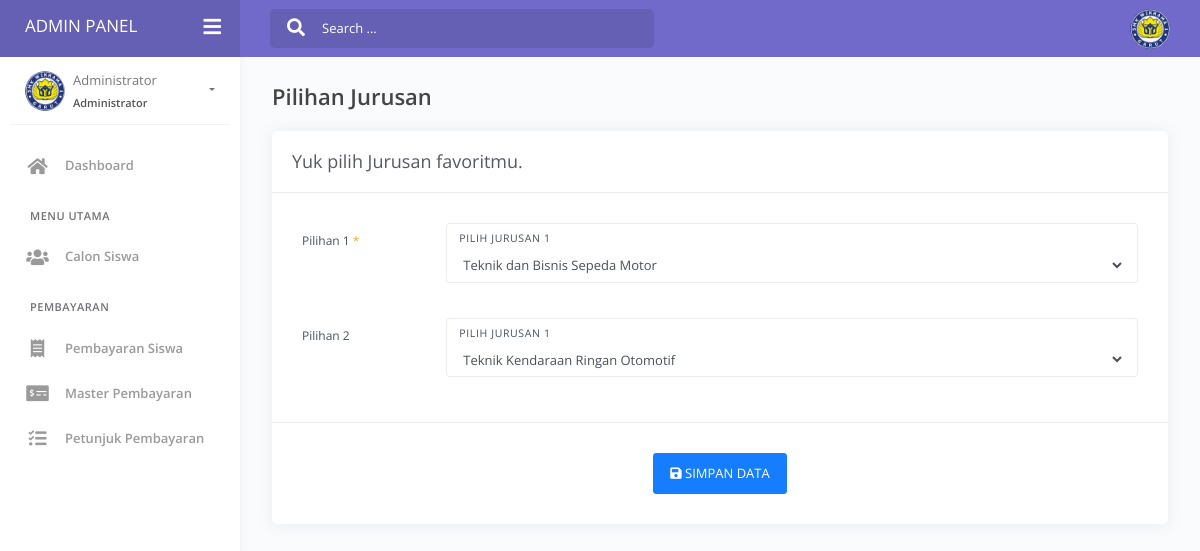
The page /panel/index.php?p=jurusan&id=378 (signed in) on the database its author committed.
### tables this page shows
CREATE TABLE `users` (
  `id` int(11) NOT NULL,
  `username` varchar(35) NOT NULL,
  `password` varchar(50) NOT NULL,
  `nama` varchar(50) NOT NULL,
  `email` varchar(32) NOT NULL,
  `level` int(11) NOT NULL
);

CREATE TABLE `calon_siswa_jurusan` (
  `jurusan_id` int(11) NOT NULL,
  `siswa_id` int(11) NOT NULL,
  `jurusan_1` int(11) NOT NULL,
  `jurusan_2` int(11) NOT NULL
);

CREATE TABLE `jurusan` (
  `id_jurusan` int(11) NOT NULL,
  `nama_jurusan` varchar(50) NOT NULL,
  `singkatan_jurusan` char(15) DEFAULT NULL
);

### panel/admin/jurusan.php (the view, shortened to what this page needs)
<div class="content">
	<div class="page-inner">
		<div class="page-header">
			<h4 class="page-title">Pilihan Jurusan</h4>
		</div>
		<div class="card">
			<div class="card-header">
				<div class="card-title">Yuk pilih Jurusan favoritmu.</div>
			</div>
			<form method="post" action="">
				<div class="card-body">
					<?php
					$get_id = $_GET['id'];
					$sql = mysqli_query($koneksi, "SELECT * FROM calon_siswa_jurusan WHERE siswa_id='$get_id'");
					$jur = mysqli_fetch_assoc($sql);
					?>
					<div class="row">
						<div class="col-md-12">
							<div class="form-group row">
								<label class="col-sm-2 col-form-label">Pilihan 1 <span class="text-warning">*</span></label>
								<div class="col-sm-10">
									<div class="form-group form-group-default">
										<label>Pilih Jurusan 1</label>
										<select name="jurusan1" class="form-control">
											<?php
											$jurusan = mysqli_query($koneksi, "SELECT * FROM jurusan");
											while($jurusan_satu = mysqli_fetch_assoc($jurusan)){
												echo '<option value="'.$jurusan_satu['id_jurusan'].'" ';
												if($jurusan_satu['id_jurusan'] == $jur['jurusan_1']){ echo 'selected'; }
												echo '>'.$jurusan_satu['nama_jurusan'].'</option>';
											}
											?>
										</select>
									</div>
								</div>
							</div>
							<div class="form-group row">
								<label class="col-sm-2 col-form-label">Pilihan 2 </label>
								<div class="col-sm-10">
									<div class="form-group form-group-default">
										<label>Pilih Jurusan 1</label>
										<select name="jurusan2" class="form-control">
											<?php
											$jurusan = mysqli_query($koneksi, "SELECT * FROM jurusan");
											while($jurusan_dua = mysqli_fetch_assoc($jurusan)){
												echo '<option value="'.$jurusan_dua['id_jurusan'].'" ';
												if($jurusan_dua['id_jurusan'] == $jur['jurusan_2']){ echo 'selected'; }
												echo '>'.$jurusan_dua['nama_jurusan'].'</option>';
											}
											?>
										</select>
									</div>
								</div>
							</div>
						</div>
					</div>
				</div>
				<div class="card-action text-center">
					<button type="submit" class="btn btn-primary"><i class="fa fa-save"></i> SIMPAN DATA</button>
				</div>
			</form>
		</div>
	</div>
</div>

### panel/index.php (shortened to what this page needs)
<?php
include('../config.php');
if(empty($_SESSION['id'])){
	echo '<script>document.location="../login.php";</script>';
}else{
	$id = $_SESSION['id'];
	$level = $_SESSION['level'];
	if($level == 1){
		$sql_admin = mysqli_query($koneksi, "SELECT * FROM users WHERE id='$id' LIMIT 1");
		$row = mysqli_fetch_assoc($sql_admin);
	}else if($level == 2){
		$sql_siswa = mysqli_query($koneksi, "SELECT * FROM calon_siswa WHERE siswa_id='$id' LIMIT 1");
		$row = mysqli_fetch_assoc($sql_siswa);
	}
}
?>
<!DOCTYPE html>
<html lang="en">
<head>
	<link href="https://hayageek.github.io/jQuery-Upload-File/4.0.11/uploadfile.css" rel="stylesheet">
	<link href="https://cdn.jsdelivr.net/npm/summernote@0.8.18/dist/summernote-bs4.min.css" rel="stylesheet">
	<link rel="stylesheet" href="./assets/css/bootstrap.min.css">
	<link rel="stylesheet" href="./assets/css/azzara.min.css">
	<link rel="stylesheet" href="./assets/css/demo.css">
</head>
<body>
	<div class="wrapper">
		<div class="main-header" data-background-color="purple">
			<div class="logo-header">
				<a href="index.php" class="logo text-white">
					ADMIN PANEL
				</a>
				<div class="navbar-minimize">
					<button class="btn btn-minimize btn-rounded">
						<i class="fa fa-bars"></i>
					</button>
				</div>
			</div>
			<nav class="navbar navbar-header navbar-expand-lg">
				<div class="container-fluid">
					<div class="collapse" id="search-nav">
						<form class="navbar-left navbar-form nav-search mr-md-3">
							<div class="input-group">
								<div class="input-group-prepend">
									<button type="submit" class="btn btn-search pr-1">
										<i class="fa fa-search search-icon"></i>
									</button>
								</div>
								<input type="text" placeholder="Search ..." class="form-control">
							</div>
						</form>
					</div>
					<ul class="navbar-nav topbar-nav ml-md-auto align-items-center">
						<li class="nav-item dropdown hidden-caret">
							<a class="dropdown-toggle profile-pic" data-toggle="dropdown" href="#" aria-expanded="false">
								<div class="avatar-sm">
									<img src="../assets/img/logo-smk1.png" alt="..." class="avatar-img rounded-circle">
								</div>
							</a>
						</li>
					</ul>
				</div>
			</nav>
		</div>
		<div class="sidebar">
			<div class="sidebar-wrapper scrollbar-inner">
				<div class="sidebar-content">
					<div class="user">
						<div class="avatar-sm float-left mr-2">
							<img src="../assets/img/logo-smk1.png" alt="..." class="avatar-img rounded-circle">
						</div>
						<div class="info">
							<a data-toggle="collapse" href="#collapseExample" aria-expanded="true">
								<span>
									<?php if($level == 1){ echo $row['nama']; }else{ echo $row['siswa_nama']; } ?>
									<span class="user-level"><?php if($level == 1){ echo 'Administrator'; }else{ echo 'Calon Siswa'; } ?></span>
									<span class="caret"></span>
								</span>
							</a>
						</div>
					</div>
					<ul class="nav">
						<?php
						if($level == 1){
						?>
						<li class="nav-item <?php if(!$_GET['p']){ echo 'active'; } ?>">
							<a href="index.php">
								<i class="fas fa-home"></i>
								<p>Dashboard</p>
							</a>
						</li>
						<li class="nav-section">
							<h4 class="text-section">Menu Utama</h4>
						</li>
						<li class="nav-item <?php if($_GET['p'] == 'siswa' || $_GET['p'] == 'data-siswa'){ echo 'active'; } ?>">
							<a href="index.php?p=siswa">
								<i class="fas fa-users"></i>
								<p>Calon Siswa</p>
							</a>
						</li>
						<li class="nav-section">
							<h4 class="text-section">Pembayaran</h4>
						</li>
						<li class="nav-item <?php if($_GET['p'] == 'pembayaran-siswa'){ echo 'active'; } ?>">
							<a href="index.php?p=pembayaran-siswa">
								<i class="fas fa-receipt"></i>
								<p>Pembayaran Siswa</p>
							</a>
						</li>
						<li class="nav-item <?php if($_GET['p'] == 'pembayaran' || $_GET['p'] == 'pembayaran-tambah'){ echo 'active'; } ?>">
							<a href="index.php?p=pembayaran">
								<i class="fas fa-money-check-alt"></i>
								<p>Master Pembayaran</p>
							</a>
						</li>
						<li class="nav-item <?php if($_GET['p'] == 'pembayaran-petunjuk' || $_GET['p'] == 'pembayaran-petunjuk-tambah'){ echo 'active'; } ?>">
							<a href="index.php?p=pembayaran-petunjuk">
								<i class="fas fa-tasks"></i>
								<p>Petunjuk Pembayaran</p>
							</a>
						</li>
						<?php
						}else if($level == 2){
						?>
						<li class="nav-item <?php if(!isset($_GET['p'])){ echo 'active'; } ?>">
							<a href="index.php">
								<i class="fas fa-home"></i>
								<p>Dashboard</p>
							</a>
						</li>
						<li class="nav-section">
							<span class="sidebar-mini-icon">
								<i class="fa fa-ellipsis-h"></i>
							</span>
							<h4 class="text-section">Menu Utama</h4>
						</li>
						<li class="nav-item <?php if(isset($_GET['p'])){ if($_GET['p'] == 'biodata' || $_GET['p'] == 'uan' || $_GET['p'] == 'jurusan' || $_GET['p'] == 'prestasi' || $_GET['p'] == 'ortu'){ echo 'active submenu'; } } ?>">
							<a data-toggle="collapse" href="#data">
								<i class="fas fa-layer-group"></i>
								<p>Lengkapi Data</p>
								<span class="caret"></span>
							</a>
							<div class="collapse <?php if(isset($_GET['p'])){ if($_GET['p'] == 'biodata' || $_GET['p'] == 'uan' || $_GET['p'] == 'jurusan' || $_GET['p'] == 'prestasi' || $_GET['p'] == 'ortu'){ echo 'show'; } } ?>" id="data">
								<ul class="nav nav-collapse">
									<li <?php if(isset($_GET['p'])){ if($_GET['p'] == 'biodata'){ echo 'class="active"'; } } ?>>
										<a href="index.php?p=biodata">
											<span class="sub-item">Biodata Diri</span>
										</a>
									</li>
									<li <?php if(isset($_GET['p'])){ if($_GET['p'] == 'uan'){ echo 'class="active"'; } } ?>>
										<a href="index.php?p=uan">
											<span class="sub-item">Nilai UAN</span>
										</a>
									</li>
									<li <?php if(isset($_GET['p'])){ if($_GET['p'] == 'jurusan'){ echo 'class="active"'; } } ?>>
										<a href="index.php?p=jurusan">
											<span class="sub-item">Pilihan Jurusan</span>
										</a>
									</li>
									<li <?php if(isset($_GET['p'])){ if($_GET['p'] == 'prestasi'){ echo 'class="active"'; } } ?>>
										<a href="index.php?p=prestasi">
											<span class="sub-item">Prestasi</span>
										</a>
									</li>
									<li <?php if(isset($_GET['p'])){ if($_GET['p'] == 'ortu'){ echo 'class="active"'; } } ?>>
										<a href="index.php?p=ortu">
											<span class="sub-item">Orang Tua</span>
										</a>
									</li>
								</ul>
							</div>
						</li>
						<li class="nav-item <?php if(isset($_GET['p'])){ if($_GET['p'] == 'kk' || $_GET['p'] == 'ijasah' || $_GET['p'] == 'nisn'){ echo 'active submenu'; } } ?>">
							<a data-toggle="collapse" href="#upload">
								<i class="fas fa-upload"></i>
								<p>Upload Data</p>
								<span class="caret"></span>
							</a>
							<div class="collapse <?php if(isset($_GET['p'])){ if($_GET['p'] == 'kk' || $_GET['p'] == 'ijasah' || $_GET['p'] == 'nisn'){ echo 'show'; } } ?>" id="upload">
								<ul class="nav nav-collapse">
									<li <?php if(isset($_GET['p'])){ if($_GET['p'] == 'kk'){ echo 'class="active"'; } } ?>>
										<a href="index.php?p=kk">
											<span class="sub-item">Upload Kartu Keluarga</span>
										</a>
									</li>
									<li <?php if(isset($_GET['p'])){ if($_GET['p'] == 'ijasah'){ echo 'class="active"'; } } ?>>
										<a href="index.php?p=ijasah">
											<span class="sub-item">Upload Ijasah</span>
										</a>
									</li>
									<li <?php if(isset($_GET['p'])){ if($_GET['p'] == 'nisn'){ echo 'class="active"'; } } ?>>
										<a href="index.php?p=nisn">
											<span class="sub-item">Upload NISN</span>
										</a>
									</li>
								</ul>
							</div>
						</li>
						<li class="nav-item <?php if(isset($_GET['p'])){ if($_GET['p'] == 'ringkasan'){ echo 'active'; } } ?>">
							<a href="index.php?p=ringkasan">
								<i class="fas fa-clipboard-list"></i>
								<p>Ringkasan Akun</p>
							</a>
						</li>
						<?php
						}
						?>
					</ul>
				</div>
			</div>
		</div>
		<div class="main-panel">
			<?php
			if($level == 1){
				$pages_dir = 'admin';
				if(!empty($_GET['p'])){
					$pages = scandir($pages_dir, 0);
					unset($pages[0], $pages[1]);
					$p = $_GET['p'];
					if(in_array($p.'.php', $pages)){
						include($pages_dir.'/'.$p.'.php');
					} else {
						echo 'Halaman tidak ditemukan! :(';
					}
				} else {
					include($pages_dir.'/home.php');
				}
			}else if($level == 2){
				$pages_dir = 'siswa';
				if(!empty($_GET['p'])){
					$pages = scandir($pages_dir, 0);
					unset($pages[0], $pages[1]);
					$p = $_GET['p'];
					if(in_array($p.'.php', $pages)){
						include($pages_dir.'/'.$p.'.php');
					} else {
						echo 'Halaman tidak ditemukan! :(';
					}
				} else {
					include($pages_dir.'/home.php');
				}
			}
			?>
		</div>
	</div>
</body>
</html>

### rows shown on the page
users: nama "Administrator"
calon_siswa_jurusan: jurusan1 "Teknik dan Bisnis Sepeda Motor", jurusan2 "Teknik Kendaraan Ringan Otomotif"
